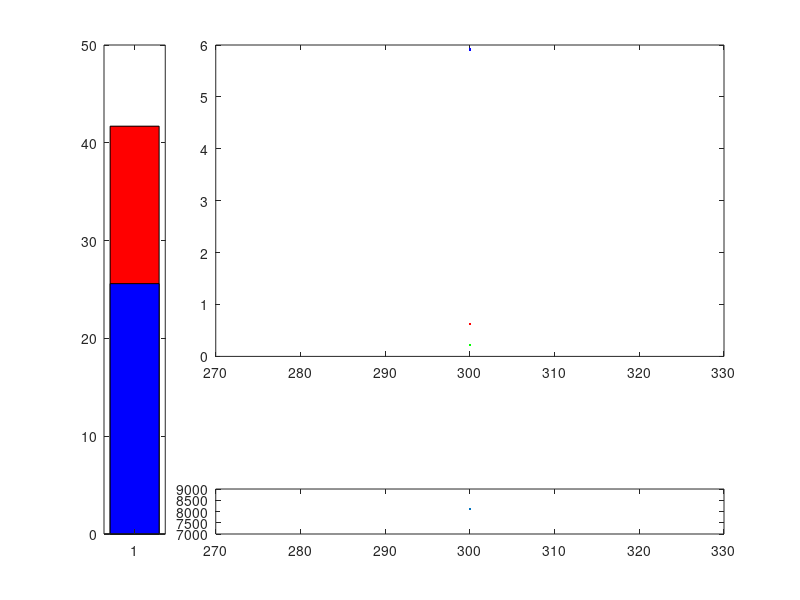

This figure's MATLAB source:
clear all

%% Cost
costPerTer = 100; %dollars per terrabyte


%% Data Set Dimensions
sectionThickness = .035;
xyResolution = .004;
zLengths = 300;%100: 10: 500; %length in microns
xLengths = 300;%zLengths;%./zLengths * 500; %xy length in microns
yLengths = 500;%zLengths;%./zLengths * 500;

%% Tissue Prep Time Variables
BlockPrepTime = 7 * 24 * 60 * 60;
SectionsCutPerSec = 0.01; %% Cutting speed
SectionsStainedPerSec = 100000000; %% Currently set large for en block staining. 
WaferConstructionTime = 60 * 60; %half an hour per wafer
SectionsPerWafer = 200;

%% Imaging Prep Time Varibles
SectionMapTime = 60; %% Seconds required to map each section
WaferChangeTime = 20 * 60 ; % Seconds for changing Wafers

%% Tile Time Variables
CycleTime = 0;  % If cycle time is known, Use Cycle time instead of Calculating TileTime
PixelDwell = 100 * 10 ^ -9; %% seconds
PixNumX = 16000; %% X Dimension of subTile
PixNumY = 16000;
BeamNumber = 1;
BeamReturnTime = 1 * 10^ -10; % ?
TilePix = BeamNumber * PixNumX * PixNumY;

%% Tile to Tile Time Variables
Section2SectionTime = 3; % seconds between Planes
SettlingTime = 2;
MovingTime = 0.1;
AutoFocusTime = 6; % delay for tile scan due to autofocus
AutoFocusFrequency =1; % number of times to autofocus / num tiles
AutoStigTime = 3;
AutoStigFrequency = 1;
Tile2TileSoftwareTime = 5;
Overhead = 0; % Mystery/Software time cost for each tile

RetakeFrequency = 0.01;
DownTime = 0.1; 

%% Calculate Project Times

%%Tissue Size
xyPixels = (xLengths / xyResolution) .* (yLengths / xyResolution);  % number of pixels per plane
Sections = zLengths / sectionThickness; % number of planes

%%TissuePrepTime
TissuePrepTime = BlockPrepTime ...
    + Sections / SectionsCutPerSec ...
    + Sections / SectionsStainedPerSec ...
    + WaferConstructionTime * Sections/SectionsPerWafer;

%%ImagePrepTime
ImagingPrepTime = SectionMapTime * Sections ...
    + WaferChangeTime;

%%ImagingTime
NumTiles = (fix(xyPixels / TilePix)+1) .* Sections; % Assuming Maximum efficiency ROI
%should be improved

%%Cost
TileCost = (PixNumX * PixNumY)/(10^12)* costPerTer;
storeCost = NumTiles * TileCost;

TileTime = PixelDwell * PixNumX * PixNumY ...
    + BeamReturnTime * PixNumY ...
    + Overhead;

if CycleTime >0
    TileTime = CycleTime;
end

Tile2TileTime = SettlingTime + MovingTime ...
    + Tile2TileSoftwareTime ...
    + AutoFocusTime * AutoFocusFrequency ...
    + AutoStigTime * AutoStigFrequency;

RetakeTime = NumTiles * RetakeFrequency ...  
    * (TileTime + Tile2TileTime + Section2SectionTime ...
    + AutoFocusTime + AutoStigTime); %Assumes automated failure detection

ImagingTime = TileTime * NumTiles ...
    + (Section2SectionTime ) * Sections ...
    + Tile2TileTime * NumTiles...
    + RetakeTime;

ScopeTime = (ImagingTime + ImagingPrepTime) * ( 1 + DownTime );



%% Show Times
hold off
subplot(6,6,[2:6 8:12 14:18 20:24])
sec2day = 1/60/60/24/30;
plot(zLengths,TissuePrepTime * sec2day,'r')
hold on
plot(zLengths,ImagingPrepTime * (1 + DownTime) * sec2day,'g')
plot(zLengths,(ScopeTime)* sec2day,'b')
subplot(6,6,[32:36])
plot(zLengths,storeCost)
hold off

subplot(1,6,1)
bar(TileTime + Tile2TileTime,'r')
hold on
bar(TileTime,'b')
hold off

%% Show data
